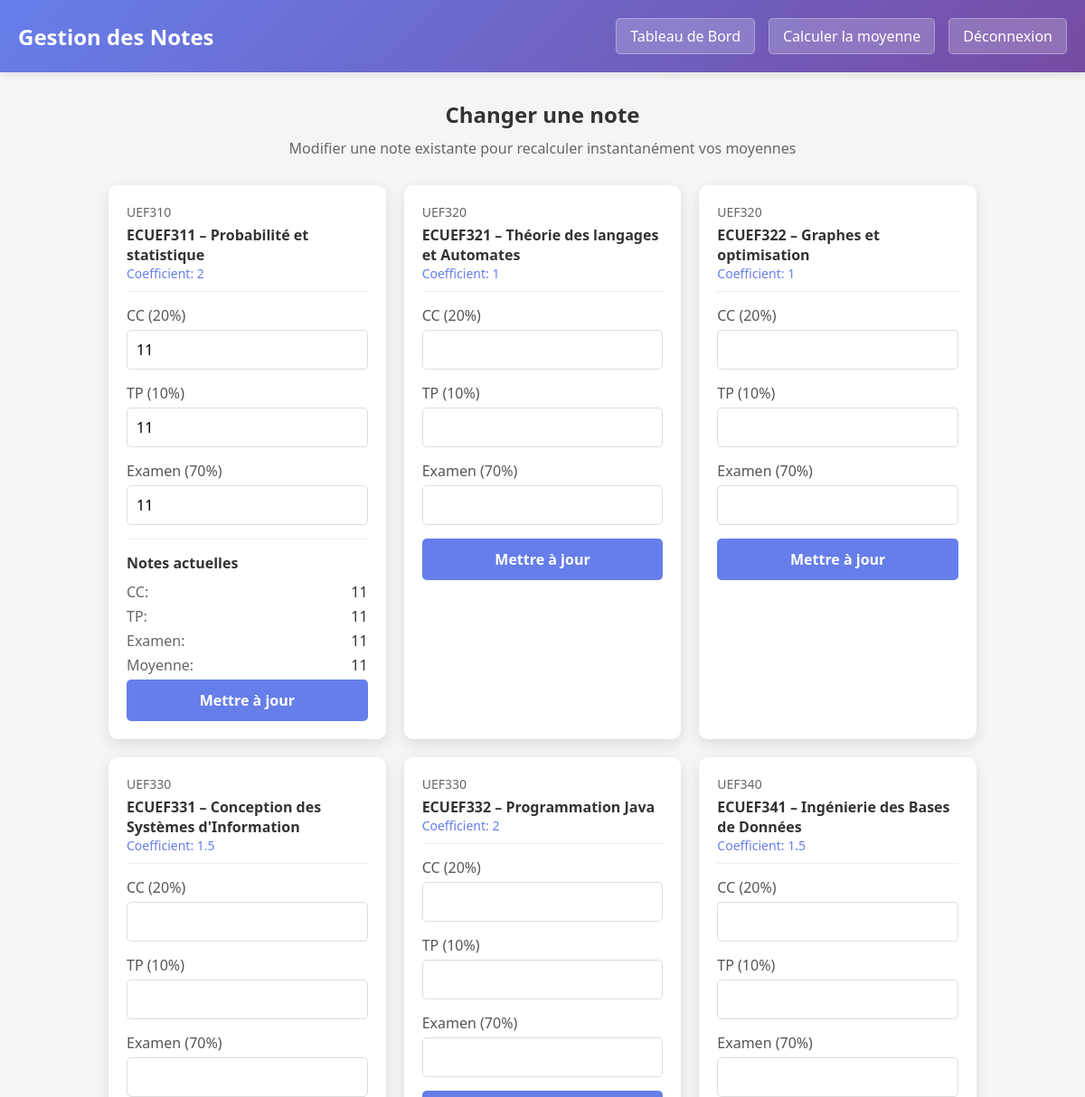
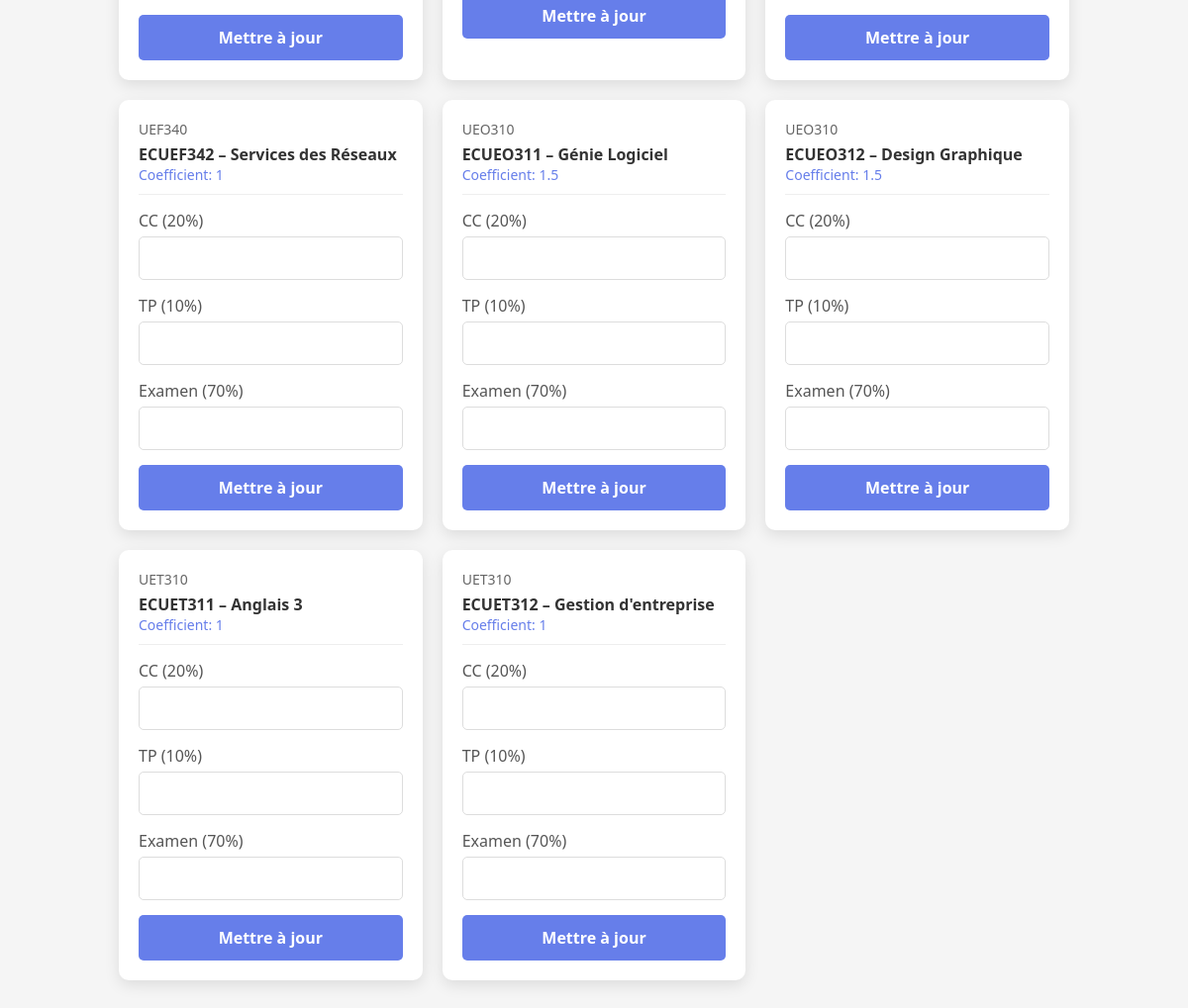
The app's page /update.php (signed in) with its own data (2 pictures, top to bottom).
### tables this page shows
CREATE TABLE IF NOT EXISTS `ecues` (
  `id` varchar(10) NOT NULL,
  `ue_id` varchar(10) NOT NULL,
  `nom` varchar(150) NOT NULL,
  `coef` float NOT NULL,
  PRIMARY KEY (`id`),
  KEY `ue_id` (`ue_id`)
);

CREATE TABLE IF NOT EXISTS `ues` (
  `id` varchar(10) NOT NULL,
  `code` varchar(10) NOT NULL,
  `nom` varchar(100) NOT NULL,
  `credit` int NOT NULL,
  PRIMARY KEY (`id`)
);

CREATE TABLE IF NOT EXISTS `grades` (
  `id` int NOT NULL AUTO_INCREMENT,
  `user_id` int NOT NULL,
  `ecue_id` varchar(10) NOT NULL,
  `cc` float DEFAULT NULL,
  `tp` float DEFAULT NULL,
  `examen` float DEFAULT NULL,
  PRIMARY KEY (`id`),
  UNIQUE KEY `unique_user_ecue` (`user_id`,`ecue_id`),
  KEY `ecue_id` (`ecue_id`)
);

### update.php (the view, shortened to what this page needs)
<?php
include 'config.php';
$user_id = $_SESSION['user_id'];
$sql = "
    SELECT e.id, e.nom, e.coef, u.code as ue_code, u.nom as ue_nom,
           g.cc, g.tp, g.examen
    FROM ecues e
    JOIN ues u ON e.ue_id = u.id
    LEFT JOIN grades g ON e.id = g.ecue_id AND g.user_id = :user_id
    ORDER BY u.code, e.id
";
$stmt = $pdo->prepare($sql);
$stmt->bindParam(':user_id', $user_id, PDO::PARAM_INT);
$stmt->execute();
$ecues = $stmt->fetchAll(PDO::FETCH_ASSOC);
?>
<!DOCTYPE html>
<html lang="fr">
<head>
</head>
<body>
    <div class="header">
        <h1>Gestion des Notes</h1>
        <div class="nav">
            <a href="dashboard.php" class="btn">Tableau de Bord</a>
            <a href="calculate.php" class="btn">Calculer la moyenne</a>
            <a href="?logout" class="btn">Déconnexion</a>
        </div>
    </div>
    <div class="container">
        <div class="page-title">
            <h2>Changer une note</h2>
            <p>Modifier une note existante pour recalculer instantanément vos moyennes</p>
        </div>
        <div class="ecue-list">
            <?php foreach($ecues as $ecue):
                $moyenne = null;
                if($ecue['cc'] !== null && $ecue['tp'] !== null && $ecue['examen'] !== null) {
                    $moyenne = round($ecue['cc'] * 0.2 + $ecue['tp'] * 0.1 + $ecue['examen'] * 0.7, 2);
                }
            ?>
            <div class="ecue-card">
                <div class="ecue-header">
                    <div class="ecue-ue"><?php echo $ecue['ue_code']; ?></div>
                    <div class="ecue-name"><?php echo $ecue['nom']; ?></div>
                    <div class="ecue-coef">Coefficient: <?php echo $ecue['coef']; ?></div>
                </div>
                <form method="post" action="<?php echo htmlspecialchars($_SERVER["PHP_SELF"]); ?>">
                    <div class="form-group">
                        <label for="cc_<?php echo $ecue['id']; ?>">CC (20%)</label>
                        <input type="number" id="cc_<?php echo $ecue['id']; ?>" name="cc"
                               value="<?php echo $ecue['cc'] !== null ? $ecue['cc'] : ''; ?>"
                               min="0" max="20" step="0.01">
                    </div>
                    <div class="form-group">
                        <label for="tp_<?php echo $ecue['id']; ?>">TP (10%)</label>
                        <input type="number" id="tp_<?php echo $ecue['id']; ?>" name="tp"
                               value="<?php echo $ecue['tp'] !== null ? $ecue['tp'] : ''; ?>"
                               min="0" max="20" step="0.01">
                    </div>
                    <div class="form-group">
                        <label for="examen_<?php echo $ecue['id']; ?>">Examen (70%)</label>
                        <input type="number" id="examen_<?php echo $ecue['id']; ?>" name="examen"
                               value="<?php echo $ecue['examen'] !== null ? $ecue['examen'] : ''; ?>"
                               min="0" max="20" step="0.01">
                    </div>
                    <?php if($ecue['cc'] !== null || $ecue['tp'] !== null || $ecue['examen'] !== null): ?>
                    <div class="current-grades">
                        <h4>Notes actuelles</h4>
                        <div class="grade-item">
                            <span class="grade-label">CC:</span>
                            <span class="grade-value"><?php echo $ecue['cc'] !== null ? $ecue['cc'] : '-'; ?></span>
                        </div>
                        <div class="grade-item">
                            <span class="grade-label">TP:</span>
                            <span class="grade-value"><?php echo $ecue['tp'] !== null ? $ecue['tp'] : '-'; ?></span>
                        </div>
                        <div class="grade-item">
                            <span class="grade-label">Examen:</span>
                            <span class="grade-value"><?php echo $ecue['examen'] !== null ? $ecue['examen'] : '-'; ?></span>
                        </div>
                        <?php if($moyenne !== null): ?>
                        <div class="grade-item">
                            <span class="grade-label">Moyenne:</span>
                            <span class="grade-value"><?php echo $moyenne; ?></span>
                        </div>
                        <?php endif; ?>
                    </div>
                    <?php endif; ?>
                    <button type="submit" class="btn-primary">Mettre à jour</button>
                </form>
            </div>
            <?php endforeach; ?>
        </div>
    </div>
</body>
</html>

### update.php (style rules this page uses)
* { margin: 0; padding: 0; box-sizing: border-box; font-family: 'Segoe UI', Tahoma, Geneva, Verdana, sans-serif; }
body { background: #f5f5f5; }
.header { background: linear-gradient(135deg, #667eea 0%, #764ba2 100%); color: white; padding: 20px; display: flex; justify-content: space-between; align-items: center; box-shadow: 0 2px 10px rgba(0,0,0,0.1); }
.header h1 { font-size: 24px; }
.nav { display: flex; gap: 15px; }
.btn { padding: 8px 15px; background: rgba(255,255,255,0.2); color: white; border: 1px solid rgba(255,255,255,0.3); border-radius: 5px; cursor: pointer; text-decoration: none; transition: all 0.3s ease; }
.container { max-width: 1000px; margin: 30px auto; padding: 0 20px; }
.page-title { text-align: center; margin-bottom: 30px; }
.page-title h2 { color: #333; margin-bottom: 10px; }
.page-title p { color: #666; }
.ecue-list { display: grid; grid-template-columns: repeat(auto-fill, minmax(300px, 1fr)); gap: 20px; }
.ecue-card { background: white; border-radius: 10px; padding: 20px; box-shadow: 0 5px 15px rgba(0,0,0,0.1); transition: transform 0.3s ease; }
.ecue-header { margin-bottom: 15px; padding-bottom: 10px; border-bottom: 1px solid #eee; }
.ecue-ue { font-size: 14px; color: #666; margin-bottom: 5px; }
.ecue-name { font-size: 16px; font-weight: 600; color: #333; }
.ecue-coef { font-size: 14px; color: #667eea; font-weight: 500; }
.form-group { margin-bottom: 15px; }
label { display: block; margin-bottom: 5px; color: #555; font-weight: 500; }
input { width: 100%; padding: 10px; border: 1px solid #ddd; border-radius: 5px; font-size: 16px; }
.current-grades { margin-top: 15px; padding-top: 15px; border-top: 1px solid #eee; }
.current-grades h4 { color: #333; margin-bottom: 10px; }
.grade-item { display: flex; justify-content: space-between; margin-bottom: 5px; }
.grade-label { color: #666; }
.grade-value { font-weight: 500; color: #333; }
.btn-primary { display: block; width: 100%; padding: 12px; background: #667eea; color: white; border: none; border-radius: 5px; font-size: 16px; font-weight: 600; cursor: pointer; transition: all 0.3s ease; }

### records on screen
ecues: ue.code "UEF310", nom "ECUEF311 – Probabilité et statistique", coef "2", cc "11", tp "11", examen "11", grades.cc "11", grades.tp "11", grades.examen "11"
ecues: ue.code "UEF320", nom "ECUEF321 – Théorie des langages et Automates", coef "1"
ecues: ue.code "UEF320", nom "ECUEF322 – Graphes et optimisation", coef "1"
ecues: ue.code "UEF330", nom "ECUEF331 – Conception des Systèmes d'Information", coef "1.5"
ecues: ue.code "UEF330", nom "ECUEF332 – Programmation Java", coef "2"
ecues: ue.code "UEF340", nom "ECUEF341 – Ingénierie des Bases de Données", coef "1.5"
ecues: ue.code "UEF340", nom "ECUEF342 – Services des Réseaux", coef "1"
ecues: ue.code "UEO310", nom "ECUEO311 – Génie Logiciel", coef "1.5"
ecues: ue.code "UEO310", nom "ECUEO312 – Design Graphique", coef "1.5"
ecues: ue.code "UET310", nom "ECUET311 – Anglais 3", coef "1"
ecues: ue.code "UET310", nom "ECUET312 – Gestion d'entreprise", coef "1"
